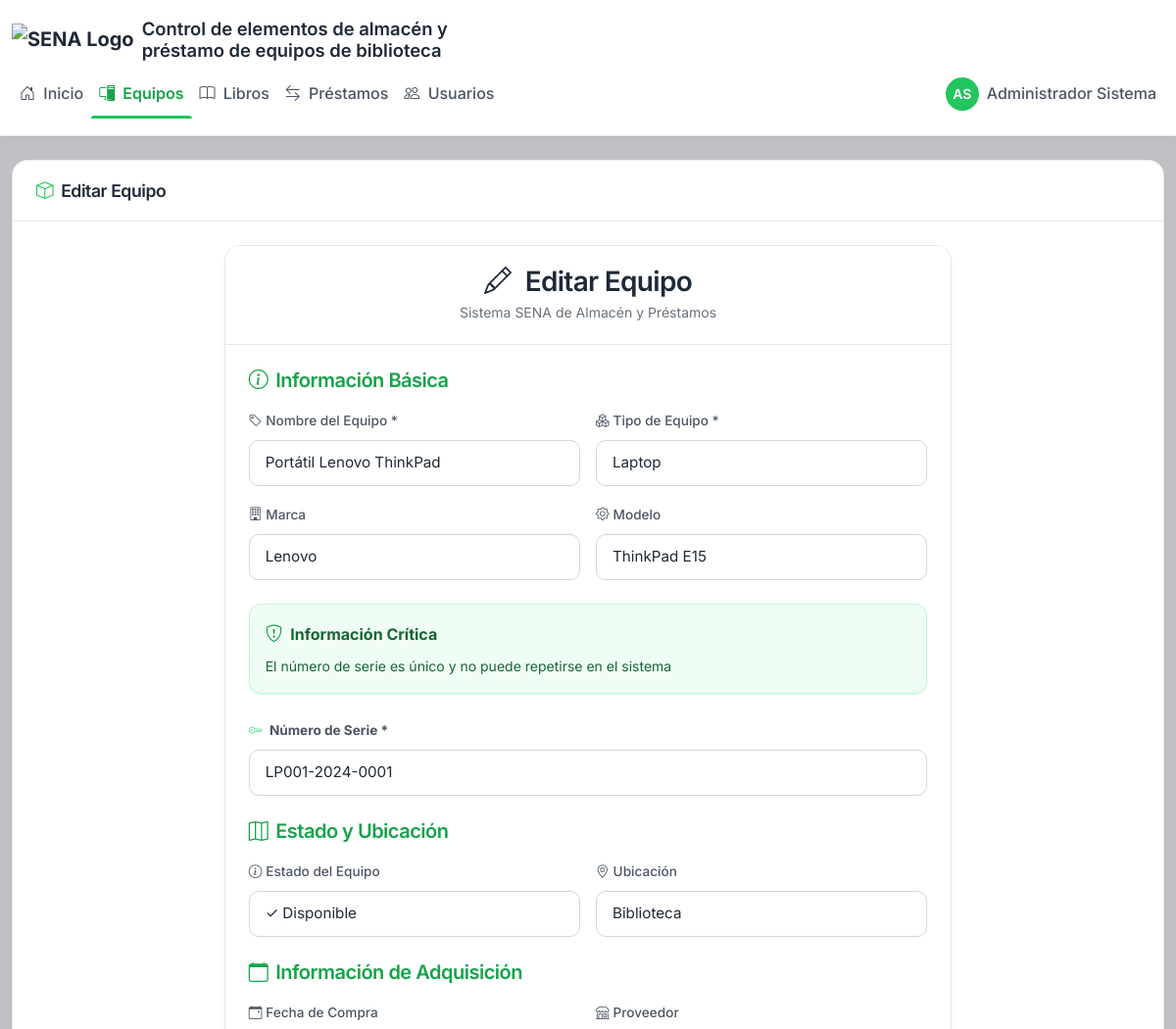
Before: /equipos/1/editar (signed in, upper part) with the older database file.
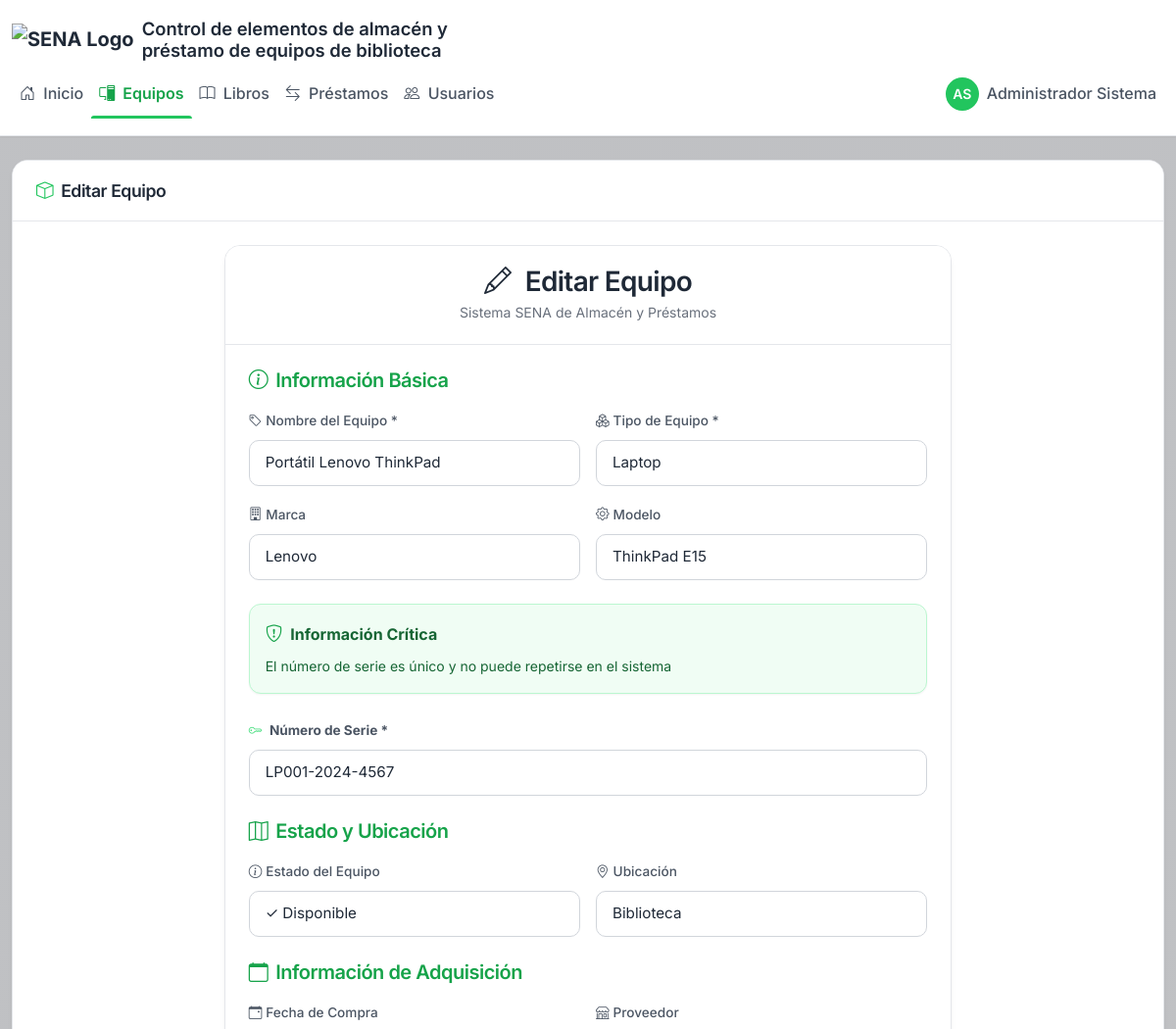
After: the same page with the newer database file.
### app/models/equipos.py (models this page shows, shortened)
class Equipo(db.Model):
    __tablename__ = 'equipos'
    id_equipo           = db.Column(db.Integer, primary_key=True)
    nombre              = db.Column(db.String(150), nullable=False)
    tipo_equipo         = db.Column(db.String(50), nullable=False)  # Laptop, monitor, teclado, herramienta, etc.
    marca               = db.Column(db.String(100))
    modelo              = db.Column(db.String(100))
    numero_serie        = db.Column(db.String(100), unique=True, nullable=False)
    estado              = db.Column(db.Enum('disponible', 'prestado', 'mantenimiento', 'dañado'), default='disponible')
    ubicacion           = db.Column(db.String(150))  # Biblioteca, Almacén, Aula X, etc.
    fecha_registro      = db.Column(db.DateTime, default=lambda: datetime.now(timezone.utc))
    fecha_compra        = db.Column(db.Date)
    proveedor           = db.Column(db.String(150))
    responsable         = db.Column(db.String(150))  # Persona o área responsable
    disponible_prestamo = db.Column(db.Boolean, default=True)  # ¿Disponible para préstamo?
    tiempo_max_prestamo = db.Column(db.Integer)  # Tiempo máximo de préstamo en días
    descripcion         = db.Column(db.Text)  # Descripción adicional

### app/routes/equipos.py (the view, shortened to what this page needs)
@bp.route('/<int:id_equipo>/editar', methods=['GET', 'POST'])
@login_required
@admin_required
def editar_equipo(id_equipo):
    equipo = Equipo.query.get_or_404(id_equipo)
    return render_template('equipos/form.html',
                          errors=[],
                          equipo=equipo,
                          accion='editar')

### app/models/usuarios.py (called while the page is built)
    @property
    def is_active(self):
        return self.estado == 'activo'

    def nombre_completo(self):
        return f'{self.nombres} {self.apellidos}'

### app/templates/equipos/form.html (shortened to what the changed rows need)
{% extends "base.html" %}
{% block titulo_card %}
  {% if accion == 'crear' %}Registrar Nuevo Equipo{% else %}Editar Equipo{% endif %}
{% endblock %}
{% block content %}
<div class="row justify-content-center">
  <div class="col-lg-8">
    <div class="card-sena">
      <div class="card-sena-body">
        <form method="POST">
          <div class="mb-4">
            <div class="row g-3">
              <div class="col-md-6">
                <label for="nombre" class="form-label">
                  <i class="bi bi-tag me-1"></i>Nombre del Equipo *
                </label>
                <input type="text" name="nombre" id="nombre" class="form-control"
                       value="{{ equipo.nombre if equipo else '' }}"
                       placeholder="Ej: Portátil Lenovo ThinkPad" required>
              </div>
              <div class="col-md-6">
                <label for="tipo_equipo" class="form-label">
                  <i class="bi bi-boxes me-1"></i>Tipo de Equipo *
                </label>
                <input type="text" name="tipo_equipo" id="tipo_equipo" class="form-control"
                       value="{{ equipo.tipo_equipo if equipo else '' }}"
                       placeholder="Laptop, Monitor, Teclado..." required>
              </div>
              <div class="col-md-6">
                <label for="marca" class="form-label">
                  <i class="bi bi-building me-1"></i>Marca
                </label>
                <input type="text" name="marca" id="marca" class="form-control"
                       value="{{ equipo.marca if equipo else '' }}"
                       placeholder="Lenovo, Dell, HP...">
              </div>
              <div class="col-md-6">
                <label for="modelo" class="form-label">
                  <i class="bi bi-gear me-1"></i>Modelo
                </label>
                <input type="text" name="modelo" id="modelo" class="form-control"
                       value="{{ equipo.modelo if equipo else '' }}"
                       placeholder="ThinkPad E15, XPS 13...">
              </div>
            </div>
          </div>
          <div class="row g-3 mb-4">
            <div class="col-12">
              <label for="numero_serie" class="form-label">
                <i class="bi bi-key me-1" style="color: var(--sena-accent);"></i>
                <strong>Número de Serie *</strong>
              </label>
              <input type="text" name="numero_serie" id="numero_serie" class="form-control form-control-lg"
                     value="{{ equipo.numero_serie if equipo else '' }}"
                     placeholder="ABC123456" required>
            </div>
          </div>
          <div class="mb-4">
            <div class="row g-3">
              <div class="col-md-6">
                <label for="estado" class="form-label">
                  <i class="bi bi-info-circle me-1"></i>Estado del Equipo
                </label>
                <select name="estado" id="estado" class="form-select">
                  <option value="disponible" {% if equipo and equipo.estado == 'disponible' %}selected{% elif not equipo %}selected{% endif %}>
                    ✓ Disponible
                  </option>
                </select>
              </div>
              <div class="col-md-6">
                <label for="ubicacion" class="form-label">
                  <i class="bi bi-geo-alt me-1"></i>Ubicación
                </label>
                <input type="text" name="ubicacion" id="ubicacion" class="form-control"
                       value="{{ equipo.ubicacion if equipo else '' }}"
                       placeholder="Biblioteca, Almacén, Aula...">
              </div>
            </div>
          </div>
        </form>
      </div>
    </div>
  </div>
</div>
{% endblock %}

Changed rows visible on the page:
changed Equipo "Portátil Lenovo ThinkPad": numero_serie "LP001-2024-0001" → "LP001-2024-4567"
